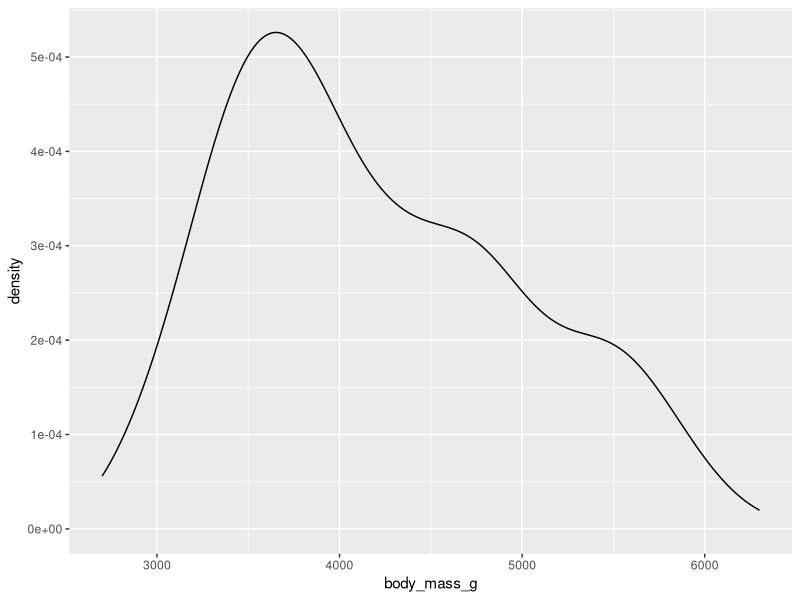
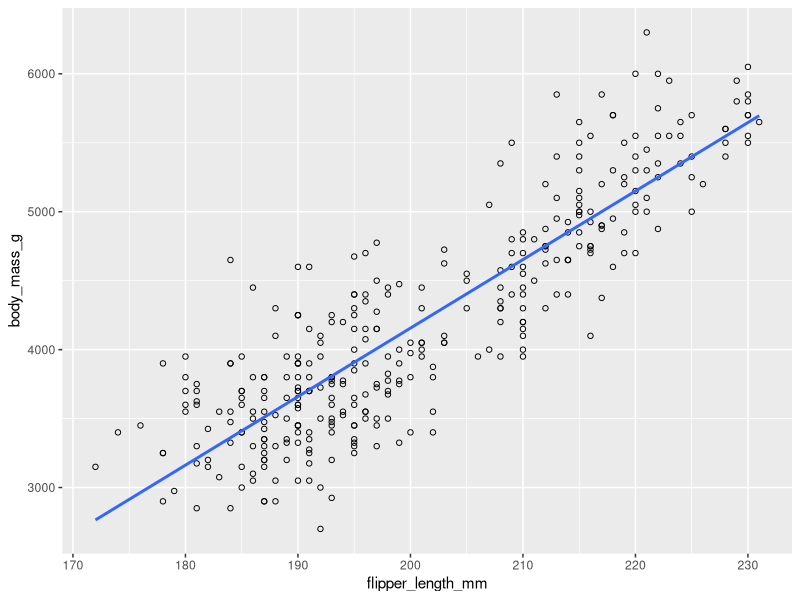
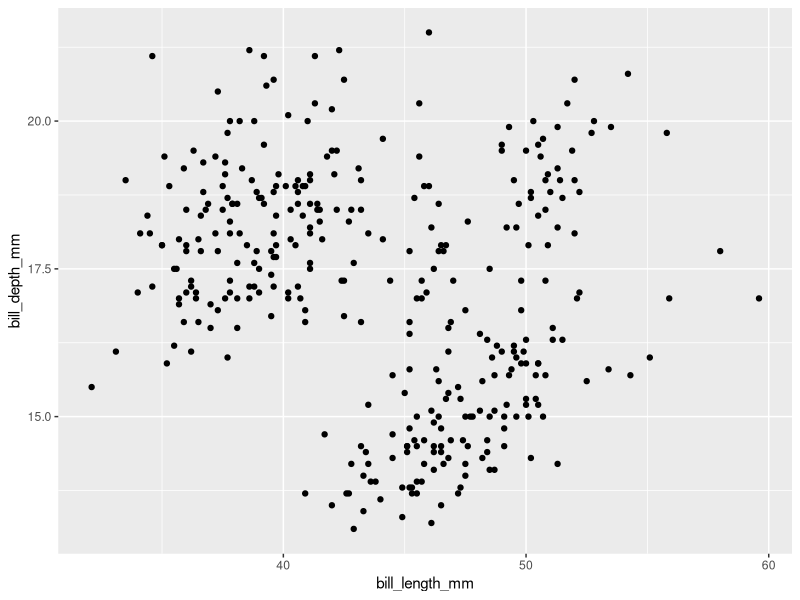
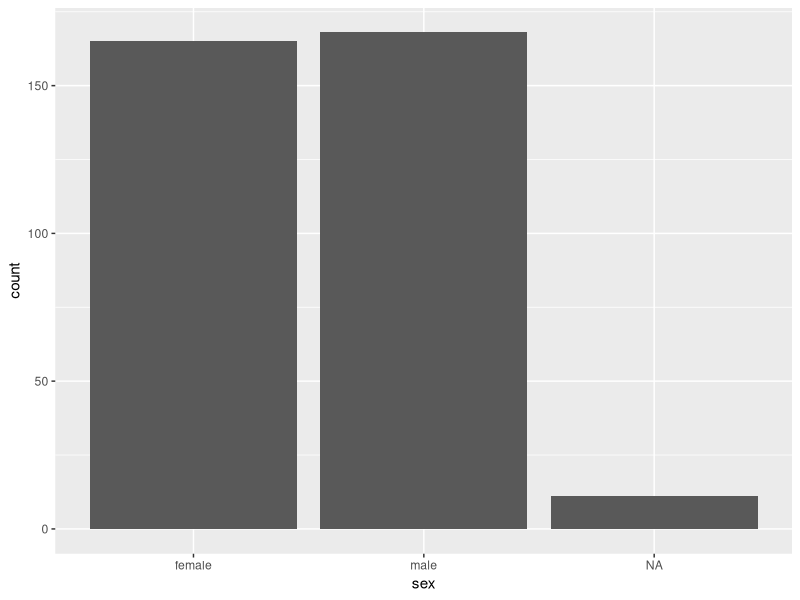

The R script that drew these images, in order:
## ---- chunk 1
knitr::opts_chunk$set(echo = TRUE)
library(palmerpenguins)
library(ggplot2)
library(tidyverse) # library(tidyverse) also loads ggplot2, so you don't need to call these separately. 
library(scales)
## ---- chunk 2
summary(penguins)
## ---- chunk 3
ggplot(penguins) +
  aes(body_mass_g) +
  geom_density()
## ---- chunk 4
ggplot(penguins, aes(flipper_length_mm, body_mass_g)) +
  geom_point(shape=1) +
  geom_smooth(method = lm,   # Add linear regression line
                se = FALSE)    # Don't add shaded confidence region
## ---- chunk 5
ggplot(penguins, aes(bill_length_mm, bill_depth_mm)) +
  geom_point()
## ---- chunk 6
ggplot(penguins, aes(sex)) +
  geom_bar()
